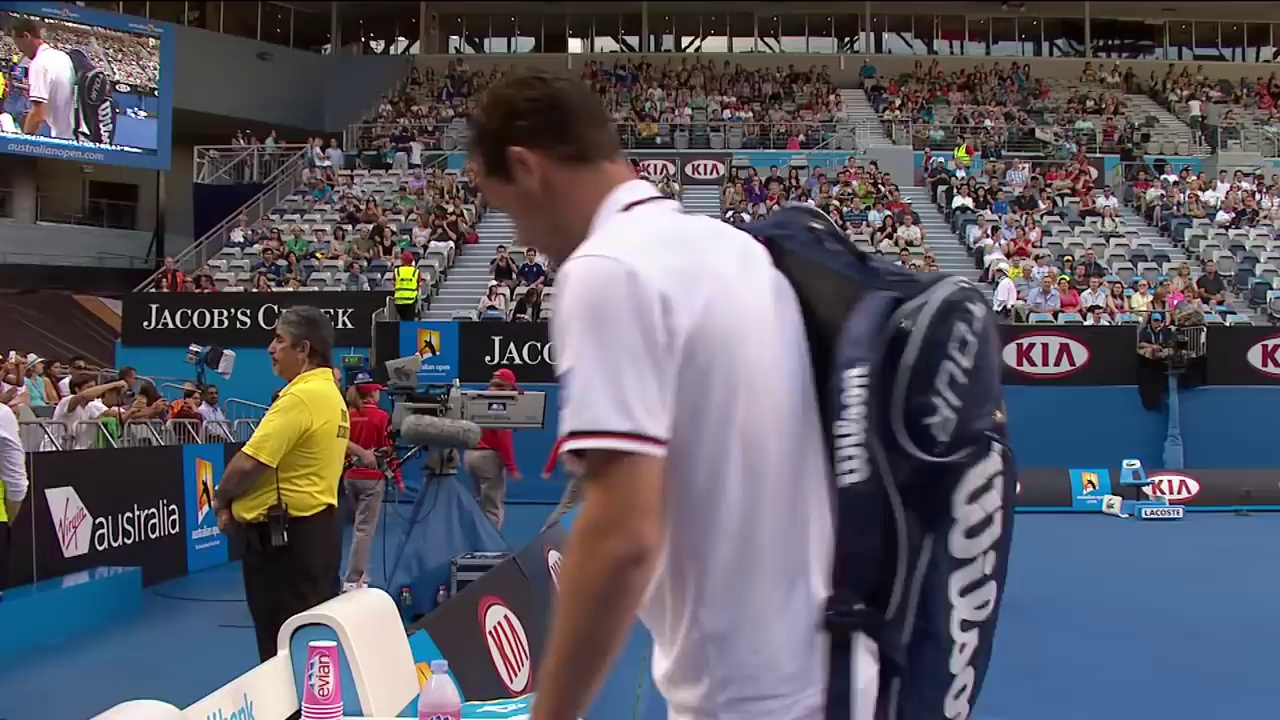
#> input picture images/frame0.jpg, 1280 x 720 px, found by its file name
$ python -i getTennisFrames.py   (imports and definitions only)
#> lines starting #> are read from the running program, lines starting #| are printed output that depends on the picture
import cv2, os
from statistics import median
import numpy as np
from matplotlib import pyplot as plt
from tqdm import tqdm

def getTennisFrames():
    def getLines(path):
#> called with path = 'images/frame0.jpg'
        img = cv2.imread(path) #('images/frame1770.jpg')
#> img is the input picture: shape (720, 1280, 3); mean B, G, R 98.3, 88.1, 89.3
        try:
            gray = cv2.cvtColor(img,cv2.COLOR_BGR2GRAY)
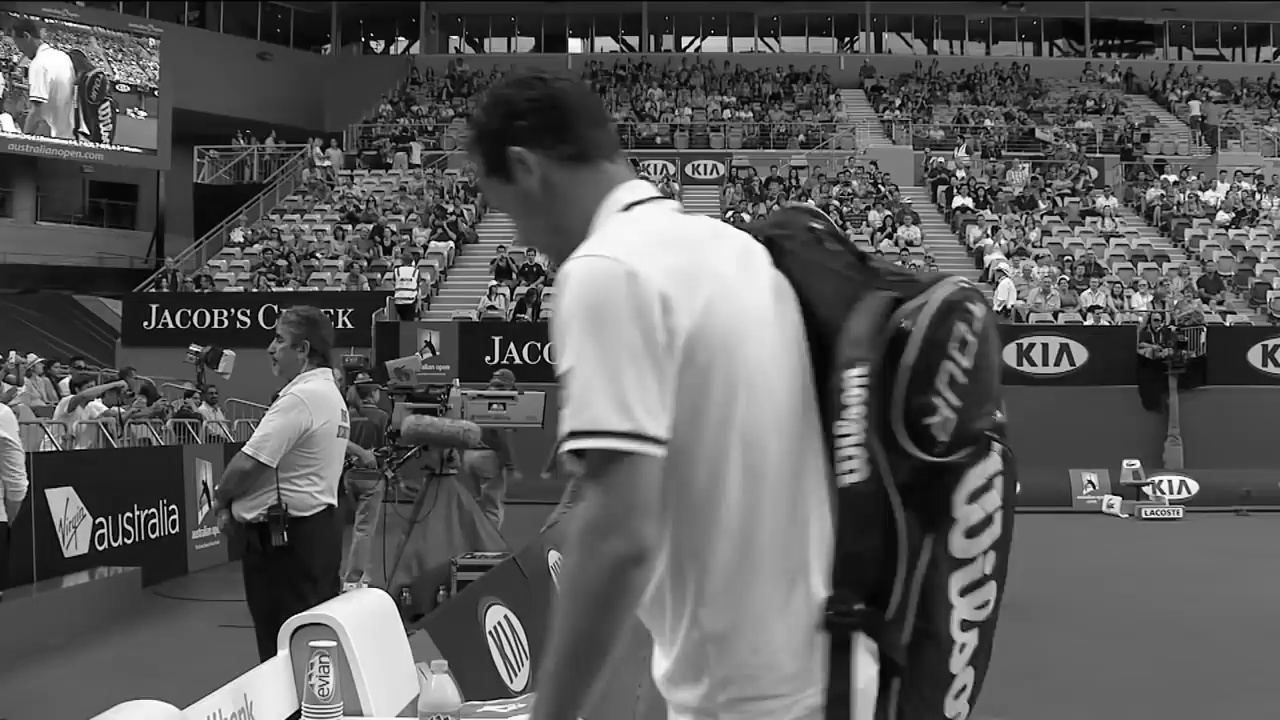
#> gray: shape (720, 1280); min 0, max 255, mean 89.6
        except:
            return -31415
        edges = cv2.Canny(gray,50,150,apertureSize = 3)
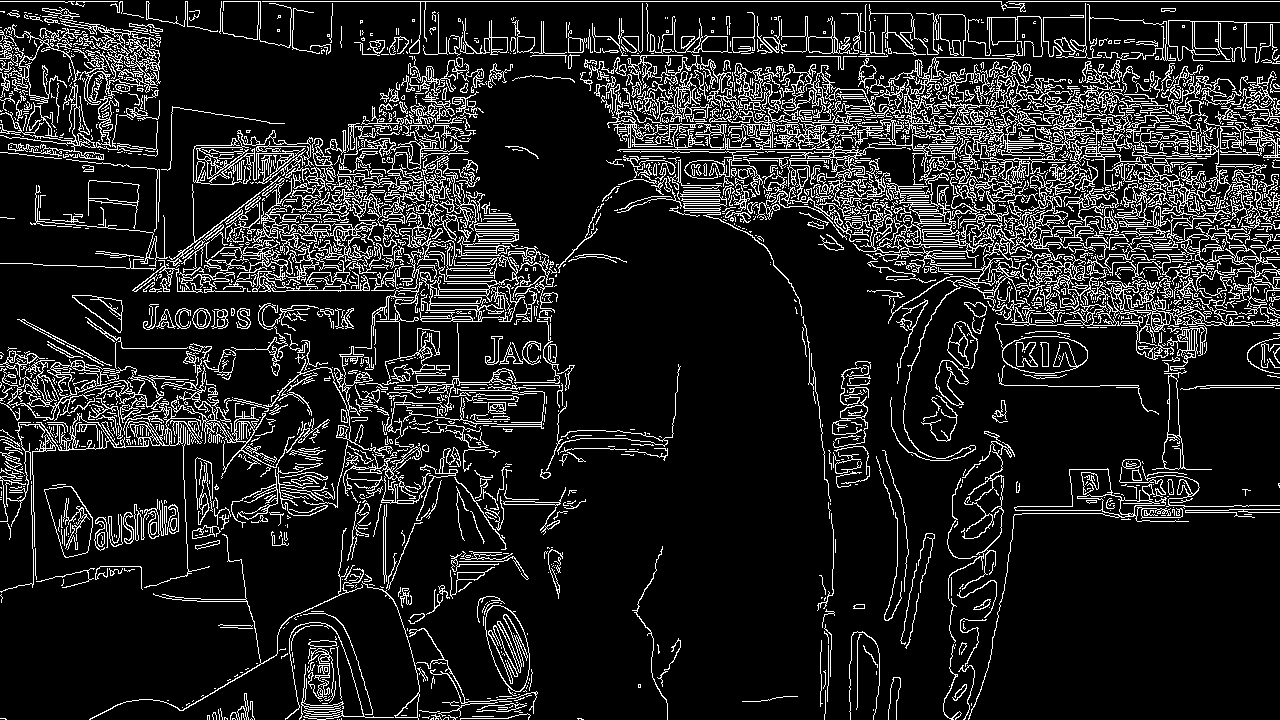
#> edges: shape (720, 1280); 13.2% white in thin lines or dots
        minLineLength=400
        lines = cv2.HoughLinesP(image=edges,rho=1,theta=np.pi/90, threshold=100,lines=np.array([]), minLineLength=minLineLength,maxLineGap=80)
#> lines = 503 rows, first 6: [0, 1, 1279, 1], [619, 149, 1277, 149], [619, 135, 1279, 112], [43, 265, 564, 265], [628, 144, 1277, 144], [628, 146, 1279, 146]
        try:
            a,b,c = lines.shape
#> a = 503; b = 1; c = 4
            return a #return number of lines
        except:
            return 0

    tennis = True
    switch = False
    switchFrame = -31415
    allSwitchFrames = []
    window = []
    tennisFrames = []
    numRange = list(range(0,3900,12))
    for i,j in tqdm(zip(numRange, range(len(numRange))), total=len(numRange)):
        path = 'images/' + 'frame' + str(i) + '.jpg'
        numLines = getLines(path)
#> numLines = 503
        if numLines == -31415:
            print('over')
            break
        if switch:
            window.append(numLines) #add 5 numbers to the window
            if len(window) == 5:
                numTennisFrames = sum([1 if x >= 70 and x <= 120 else 0 for x in window])
                if numTennisFrames >= 3:
                    tennis = True
                    [tennisFrames.append(i) for i in numRange[j-5:j]]
                    allSwitchFrames.append(switchFrame)
                else:
                    tennis = False
                switch = False
                window = []

        if numLines >= 70 and numLines <= 120: #if this frame is a frame of the court
            if not tennis and not switch: #if the algorithm doesn't think we're on a tennis frame but we are (and switch isn't in action) then call the switch
                switch = True
                switchFrame = i
            elif not switch: #if algorithm is correct that we're at tennis and switch isn't in action
                tennisFrames.append(i)
        else:
            if tennis and not switch: #if we're not on a tennis frame but the algorithm thinks we are (and switch isn't in action) then call the switch
                switch = True

    allSwitchFrames = list(set(allSwitchFrames))
    switchIndices = [tennisFrames.index(x) for x in allSwitchFrames]
    if 0 not in switchIndices:
        switchIndices.insert(0,0)
    allShots = [tennisFrames[switchIndices[i-1]:switchIndices[i]] for i in range(1,len(switchIndices))]
    allShots.append(tennisFrames[switchIndices[-1]:])
    return allShots

>>> result = getTennisFrames()
